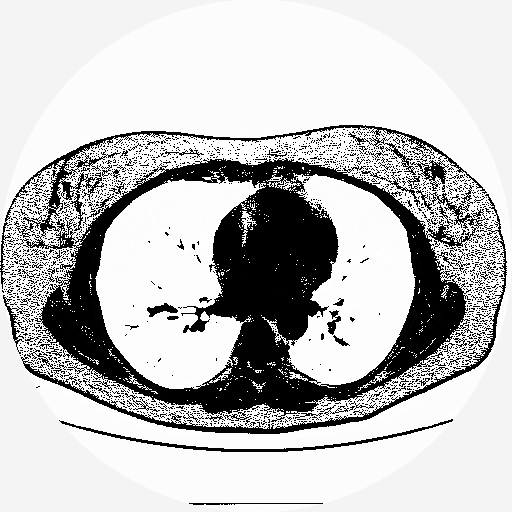
#> input picture data/lauge-soerensen/images/subject10_bottom.tiff, 512 x 512 px, given in place of subject1_middle.tiff, which was not available
$ python calculateEmphysema.py
#> lines starting #> are read from the running program, lines starting #| are printed output that depends on the picture; after the words box and inside, x2 and y2 are one past the last pixel; in counts of white or black regions, pixels touching at a corner belong together; pictures that were not available may be replaced by others from this repository, and a replacement may not be noted
### ctimage.py
import numpy as np
import cv2 as cv
import pandas as pd
import util


class Segmenter():
    def __init__(self, path):
        self.img = cv.imread(path, cv.IMREAD_UNCHANGED)
#> self.img is the input picture: shape (512, 512) int16; min -3024, max 1621, mean -966.1
        assert self.img is not None, "Invalid path. check with os.path.exists()"
        self.thresh_img = None
        self.lung_img = None
        self.lung_mask = None
        self.bg_mask = None
        self.perc = None

    def set_threshold(self, threshold:int, type:int):
#> called with threshold = -910, type = 0
        _, self.thresh_img = cv.threshold(self.img, threshold, 255, type)
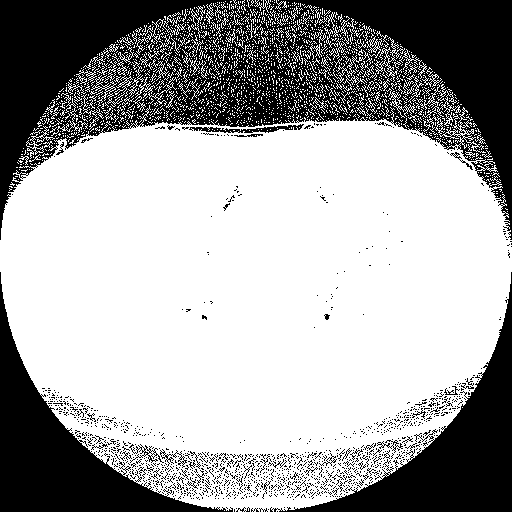
#> self.thresh_img: shape (512, 512) int16; 64.7% white; 1204 black regions (1163 under 20 px), largest, box (x1, y1, x2, y2) and area: (0, 0, 512, 240) 58896, (270, 272, 512, 512) 14300, (0, 272, 233, 512) 14161

    def set_bgmask(self):
        ret, temp = cv.threshold(self.img, 0, 255, cv.THRESH_BINARY_INV)
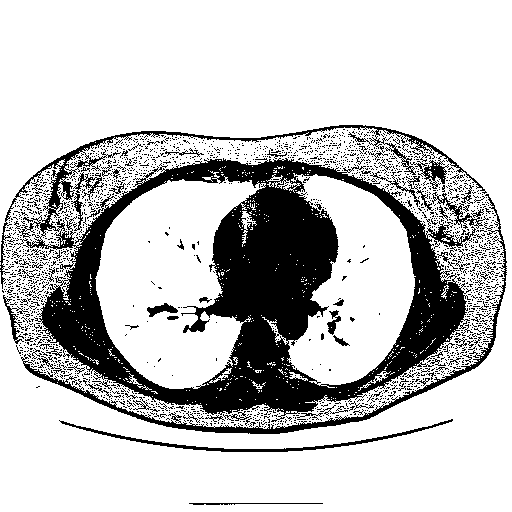
#> temp: shape (512, 512) int16; 77.4% white; 2123 black regions (2045 under 20 px), largest, box (x1, y1, x2, y2) and area: (0, 125, 487, 422) 44930, (21, 194, 507, 434) 3386, (59, 419, 453, 452) 1189
        self.bg_mask = util.removebg(temp,(0,0))
#> after the loop in removebg, `while stack:`:
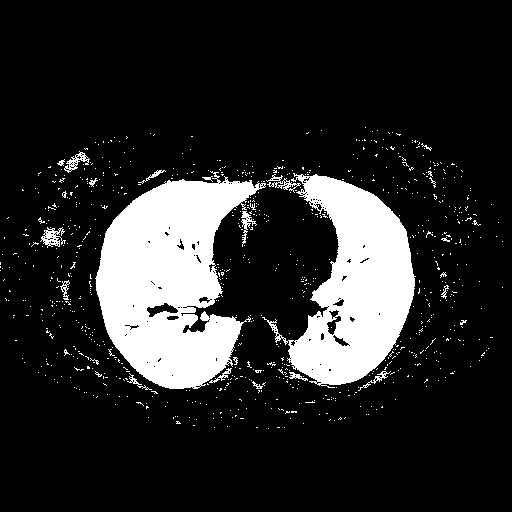
#> new_image: shape (512, 512) int16; 15.9% white; 816 white regions (794 under 20 px), largest, box (x1, y1, x2, y2) and area: (95, 171, 266, 389) 22003, (262, 173, 416, 388) 16352, (40, 227, 66, 248) 254

    def set_lung_mask_and_img(self):
        # Setting the highlighted areas to red
        assert self.thresh_img is not None, "Need to set threshold first"
        assert self.bg_mask is not None, "Need to set background first"

        # Binary mask
        self.lung_mask = np.zeros((self.img.shape[0], self.img.shape[1]), dtype=np.uint16)

        self.lung_mask[self.thresh_img == 0] = 255
        # Removing the background
        self.lung_mask[self.bg_mask == 0] = 0

        # Making the red overlay
        self.lung_img = np.zeros((self.img.shape[0], self.img.shape[1],3), dtype=np.uint16)

        # Setting white pixels to red
        self.lung_img[self.lung_mask == 255] = [255, 0, 0]

    def calculate_emphysema(self):
        # Counting number of non zero (non black) pixels, getting a percentage of damaged lung tissue to total lung tissue
        part_lung_df = pd.DataFrame(self.lung_mask)
        total_lung_df = pd.DataFrame(self.bg_mask)
#> total_lung_df = table of 512 rows and 512 columns
        dmg_lung = (part_lung_df != 0).sum().sum()
        total_lung = (total_lung_df != 0).sum().sum()
#> total_lung = 41706

        # Divide the DataFrames by their respective frequencies
        self.perc = dmg_lung/total_lung * 100
#> self.perc = 0.352

        return self.perc

### util.py
import numpy as np

DELTA = [(0,1),(0,-1),(-1,0),(1,0)]

def safe(coords, max):
    x,y = coords
    return True if 0 <= x <= max-1 and 0 <= y <= max-1 else False

def removebg(image:np.ndarray, coord:tuple):
    x,y = coord
    if x < 0 or x >= len(image) or y < 0 or y >= len(image[0]):
        return image

    stack = [(x, y)]
    visited = set()
    new_image = image.copy()

    while stack:
        curr_x, curr_y = stack.pop()
        if (curr_x, curr_y) in visited:
            continue
        visited.add((curr_x, curr_y))
        # Set the current val to 0 (black)
        new_image[curr_x][curr_y] = 0

        # Add neighboring pixels with the same value to the stack
        for dx, dy in DELTA:
            new_x, new_y = curr_x + dx, curr_y + dy
            if 0 <= new_x < len(image) and 0 <= new_y < len(image[0]) and (image[new_x][new_y] == image[curr_x][curr_y]):
                stack.append((new_x, new_y))

    return new_image

### calculateEmphysema.py
import cv2 as cv
import numpy as np
import pandas as pd
import ctimage
from matplotlib import pyplot as plt
from matplotlib.widgets import Slider


if __name__ == "__main__":
    # Select patient number
    patientNum = 1

    # Select slice (middle, top, bottom)
    slice = "middle"

    # Set Threshold
    x = -910

    # TO DO: UPDATE PATH TO FILE
    ct = ctimage.Segmenter(f"data/lauge-soerensen/images/subject{patientNum}_{slice}.tiff")
    ct.set_threshold(-910, cv.THRESH_BINARY)
    ct.set_bgmask()
    ct.set_lung_mask_and_img()
    ct.calculate_emphysema()

    titles = ["ORIGINAL", "BINARY", "MASKED"]
    images = [ct.img, ct.thresh_img, ct.lung_img]
    fig, axes = plt.subplots(1, 3, figsize=(12, 4))

    for i, ax in enumerate(axes):
        ax.imshow(images[i], 'gray', vmin=0, vmax=255)
        ax.set_title(titles[i])
        ax.set_xticks([])
        ax.set_yticks([])

    plt.text(0.5, 0.05, "Percentage of Emphysema: {:.2f}%".format(ct.perc), transform=fig.transFigure, fontsize=12,
         fontweight='bold', color='black', ha='center')

    plt.show()
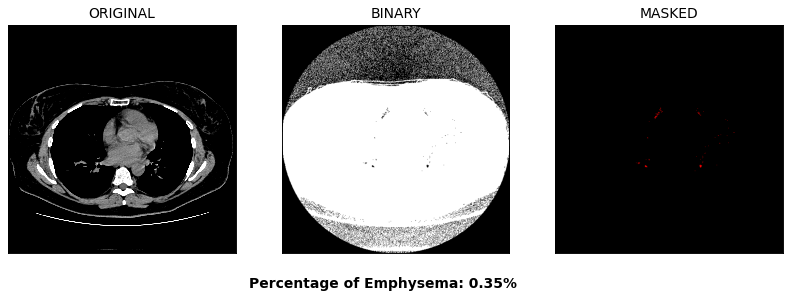
#> figure drawn by matplotlib, 3 panels

$ run again, on data/lauge-soerensen/images/subject14_top.tiff
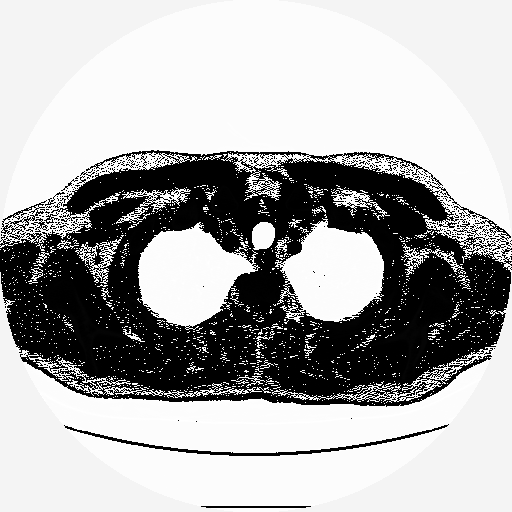
#> input picture data/lauge-soerensen/images/subject14_top.tiff, 512 x 512 px, given in place of subject1_middle.tiff, which was not available
#> in __init__, self.img is the input picture: shape (512, 512) int16; min -3024, max 1684, mean -946.4
#> self.thresh_img: shape (512, 512) int16; 61.5% white; 1671 black regions (1600 under 20 px), largest, box (x1, y1, x2, y2) and area: (0, 0, 512, 240) 64213, (279, 272, 512, 512) 14413, (0, 272, 234, 512) 14172
#> temp: shape (512, 512) int16; 69.1% white; 392 black regions (378 under 20 px), largest, box (x1, y1, x2, y2) and area: (0, 150, 512, 407) 77533, (64, 424, 449, 456) 1148, (1, 200, 49, 240) 449
#> after the loop in removebg, `while stack:`:
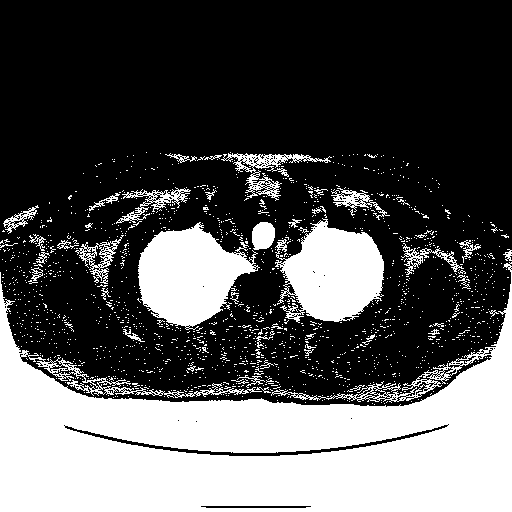
#> new_image: shape (512, 512) int16; 33.9% white; 1567 white regions (1521 under 20 px), largest, box (x1, y1, x2, y2) and area: (0, 262, 512, 512) 64172, (138, 222, 260, 330) 7917, (275, 218, 384, 323) 7575
#> total_lung_df = table of 512 rows and 512 columns
#> total_lung = 88837
#> self.perc = 39.79
#> `plt.show()`:
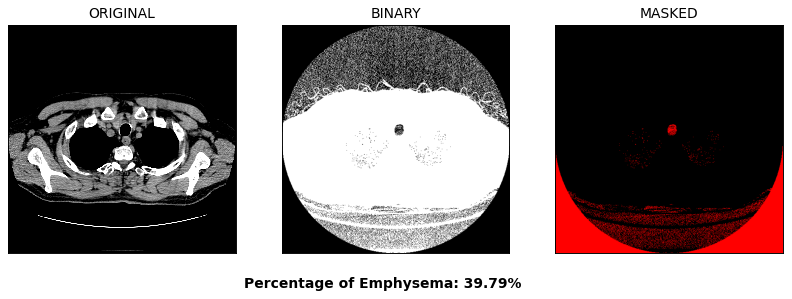
#> figure drawn by matplotlib, 3 panels

$ run again, on data/lauge-soerensen/images/subject15_bottom.tiff
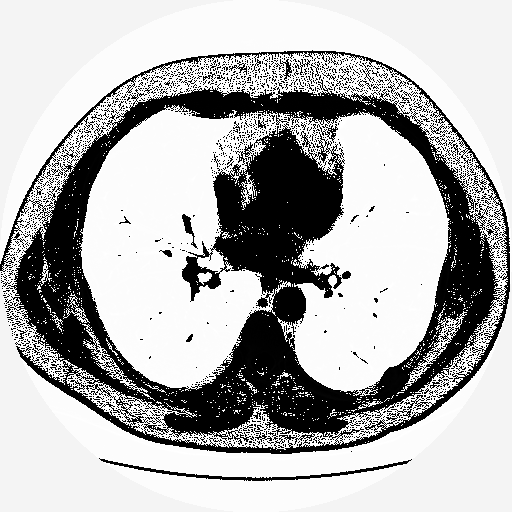
#> input picture data/lauge-soerensen/images/subject15_bottom.tiff, 512 x 512 px, given in place of subject1_middle.tiff, which was not available
#> in __init__, self.img is the input picture: shape (512, 512) int16; min -3024, max 1552, mean -920.4
#> self.thresh_img: shape (512, 512) int16; 71.3% white; 2268 black regions (2212 under 20 px), largest, box (x1, y1, x2, y2) and area: (0, 0, 512, 240) 38888, (270, 272, 512, 512) 14500, (0, 272, 246, 512) 14288
#> temp: shape (512, 512) int16; 72% white; 1791 black regions (1747 under 20 px), largest, box (x1, y1, x2, y2) and area: (0, 50, 510, 454) 65788, (99, 458, 412, 481) 939, (182, 214, 198, 249) 162
#> after the loop in removebg, `while stack:`:
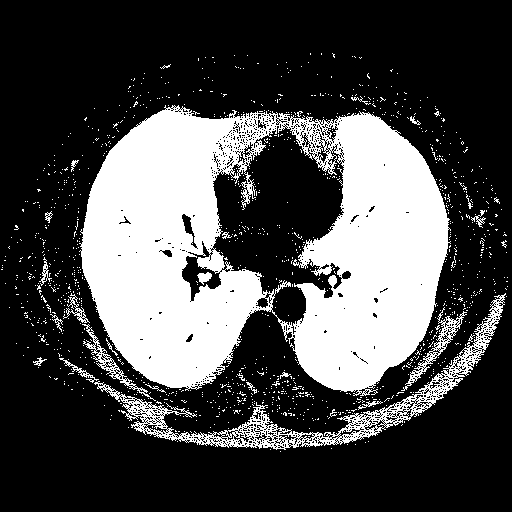
#> new_image: shape (512, 512) int16; 29% white; 1219 white regions (1195 under 20 px), largest, box (x1, y1, x2, y2) and area: (79, 105, 451, 396) 65136, (94, 293, 506, 450) 5993, (401, 307, 467, 391) 696
#> total_lung_df = table of 512 rows and 512 columns
#> total_lung = 75970
#> self.perc = 4.98
#> `plt.show()`:
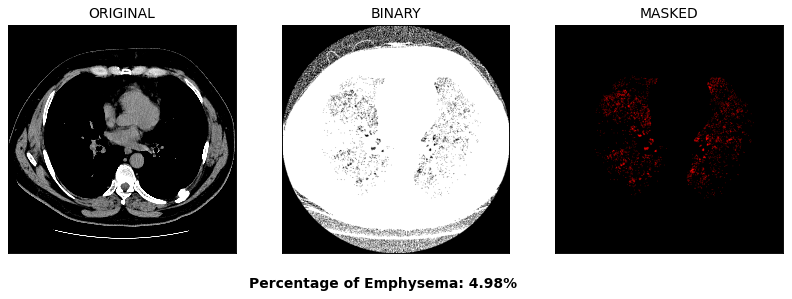
#> figure drawn by matplotlib, 3 panels

$ run again, on data/lauge-soerensen/images/subject15_top.tiff
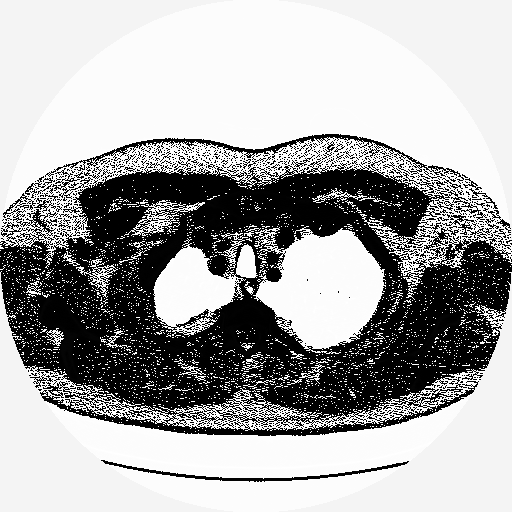
#> input picture data/lauge-soerensen/images/subject15_top.tiff, 512 x 512 px, given in place of subject1_middle.tiff, which was not available
#> in __init__, self.img is the input picture: shape (512, 512) int16; min -3024, max 1654, mean -884.7
#> self.thresh_img: shape (512, 512) int16; 64.5% white; 1279 black regions (1255 under 20 px), largest, box (x1, y1, x2, y2) and area: (0, 0, 512, 240) 59365, (0, 272, 236, 512) 14448, (275, 272, 512, 512) 14391
#> temp: shape (512, 512) int16; 66.9% white; 907 black regions (863 under 20 px), largest, box (x1, y1, x2, y2) and area: (0, 158, 512, 436) 79040, (45, 134, 464, 184) 1934, (101, 460, 409, 482) 918
#> after the loop in removebg, `while stack:`:
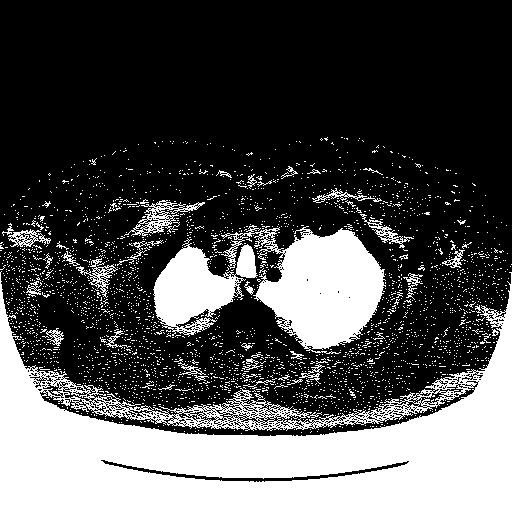
#> new_image: shape (512, 512) int16; 31.2% white; 3014 white regions (2964 under 20 px), largest, box (x1, y1, x2, y2) and area: (0, 271, 512, 512) 55762, (221, 225, 386, 354) 11014, (153, 238, 258, 337) 5163
#> total_lung_df = table of 512 rows and 512 columns
#> total_lung = 81856
#> self.perc = 40.21
#> `plt.show()`:
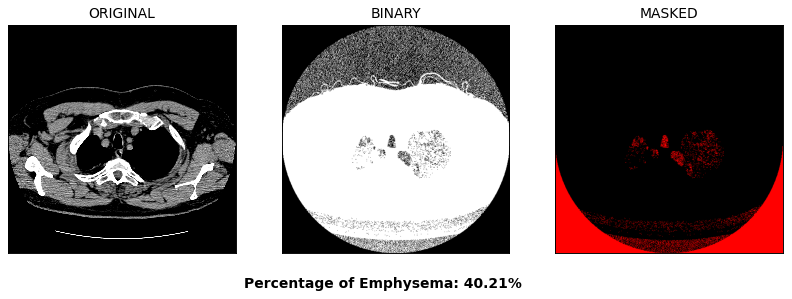
#> figure drawn by matplotlib, 3 panels
